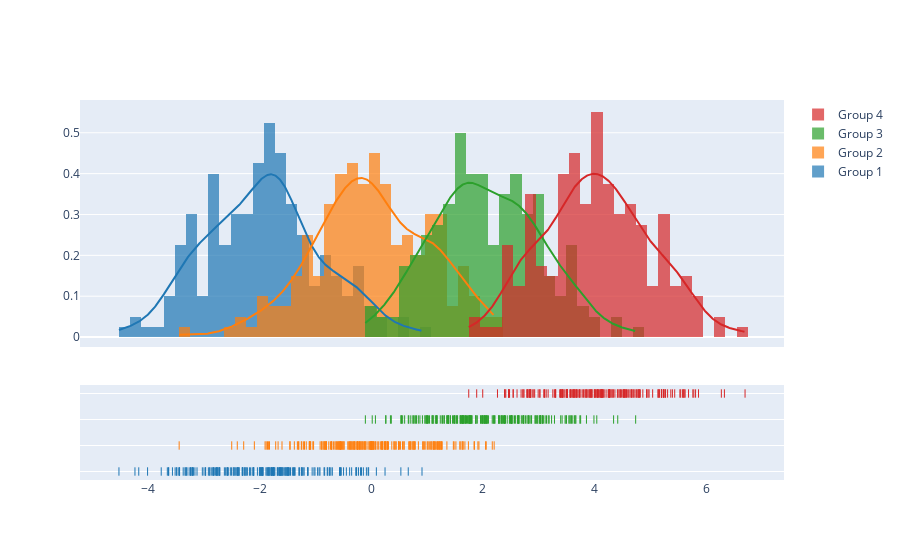

Notebook code cell kept with this figure:
### Code cell
import plotly.figure_factory as ff

# Add histogram data
x1 = np.random.randn(200) - 2
x2 = np.random.randn(200)
x3 = np.random.randn(200) + 2
x4 = np.random.randn(200) + 4

# Group data together
hist_data = [x1, x2, x3, x4]

group_labels = ['Group 1', 'Group 2', 'Group 3', 'Group 4']

# Create distplot with custom bin_size
fig = ff.create_distplot(hist_data, group_labels, bin_size=.2)
fig.show()

### Figure 1 — Plotly figure (JSON) as saved in the notebook; plotly's stock layout.template omitted (floating-point values rounded to 4 significant figures; data arrays with more than 128 entries replaced by an {"elided": "..."} marker saying what was removed)
{"data": [{"autobinx": false, "histnorm": "probability density", "legendgroup": "Group 1", "marker": {"color": "rgb(31, 119, 180)"}, "name": "Group 1", "opacity": 0.7, "type": "histogram", "x": {"elided": "200 float values"}, "xaxis": "x", "xbins": {"end": 0.9073, "size": 0.2, "start": -4.525}, "yaxis": "y"}, {"autobinx": false, "histnorm": "probability density", "legendgroup": "Group 2", "marker": {"color": "rgb(255, 127, 14)"}, "name": "Group 2", "opacity": 0.7, "type": "histogram", "x": {"elided": "200 float values"}, "xaxis": "x", "xbins": {"end": 2.201, "size": 0.2, "start": -3.446}, "yaxis": "y"}, {"autobinx": false, "histnorm": "probability density", "legendgroup": "Group 3", "marker": {"color": "rgb(44, 160, 44)"}, "name": "Group 3", "opacity": 0.7, "type": "histogram", "x": {"elided": "200 float values"}, "xaxis": "x", "xbins": {"end": 4.737, "size": 0.2, "start": -0.1078}, "yaxis": "y"}, {"autobinx": false, "histnorm": "probability density", "legendgroup": "Group 4", "marker": {"color": "rgb(214, 39, 40)"}, "name": "Group 4", "opacity": 0.7, "type": "histogram", "x": {"elided": "200 float values"}, "xaxis": "x", "xbins": {"end": 6.698, "size": 0.2, "start": 1.745}, "yaxis": "y"}, {"legendgroup": "Group 1", "marker": {"color": "rgb(31, 119, 180)"}, "mode": "lines", "name": "Group 1", "showlegend": false, "type": "scatter", "x": {"elided": "500 float values"}, "xaxis": "x", "y": {"elided": "500 float values"}, "yaxis": "y"}, {"legendgroup": "Group 2", "marker": {"color": "rgb(255, 127, 14)"}, "mode": "lines", "name": "Group 2", "showlegend": false, "type": "scatter", "x": {"elided": "500 float values"}, "xaxis": "x", "y": {"elided": "500 float values"}, "yaxis": "y"}, {"legendgroup": "Group 3", "marker": {"color": "rgb(44, 160, 44)"}, "mode": "lines", "name": "Group 3", "showlegend": false, "type": "scatter", "x": {"elided": "500 float values"}, "xaxis": "x", "y": {"elided": "500 float values"}, "yaxis": "y"}, {"legendgroup": "Group 4", "marker": {"color": "rgb(214, 39, 40)"}, "mode": "lines", "name": "Group 4", "showlegend": false, "type": "scatter", "x": {"elided": "500 float values"}, "xaxis": "x", "y": {"elided": "500 float values"}, "yaxis": "y"}, {"legendgroup": "Group 1", "marker": {"color": "rgb(31, 119, 180)", "symbol": "line-ns-open"}, "mode": "markers", "name": "Group 1", "showlegend": false, "type": "scatter", "x": {"elided": "200 float values"}, "xaxis": "x", "y": {"elided": "200 str values"}, "yaxis": "y2"}, {"legendgroup": "Group 2", "marker": {"color": "rgb(255, 127, 14)", "symbol": "line-ns-open"}, "mode": "markers", "name": "Group 2", "showlegend": false, "type": "scatter", "x": {"elided": "200 float values"}, "xaxis": "x", "y": {"elided": "200 str values"}, "yaxis": "y2"}, {"legendgroup": "Group 3", "marker": {"color": "rgb(44, 160, 44)", "symbol": "line-ns-open"}, "mode": "markers", "name": "Group 3", "showlegend": false, "type": "scatter", "x": {"elided": "200 float values"}, "xaxis": "x", "y": {"elided": "200 str values"}, "yaxis": "y2"}, {"legendgroup": "Group 4", "marker": {"color": "rgb(214, 39, 40)", "symbol": "line-ns-open"}, "mode": "markers", "name": "Group 4", "showlegend": false, "type": "scatter", "x": {"elided": "200 float values"}, "xaxis": "x", "y": {"elided": "200 str values"}, "yaxis": "y2"}], "layout": {"barmode": "overlay", "hovermode": "closest", "legend": {"traceorder": "reversed"}, "xaxis": {"anchor": "y2", "domain": [0.0, 1.0], "zeroline": false}, "yaxis": {"anchor": "free", "domain": [0.35, 1], "position": 0.0}, "yaxis2": {"anchor": "x", "domain": [0, 0.25], "dtick": 1, "showticklabels": false}}}
